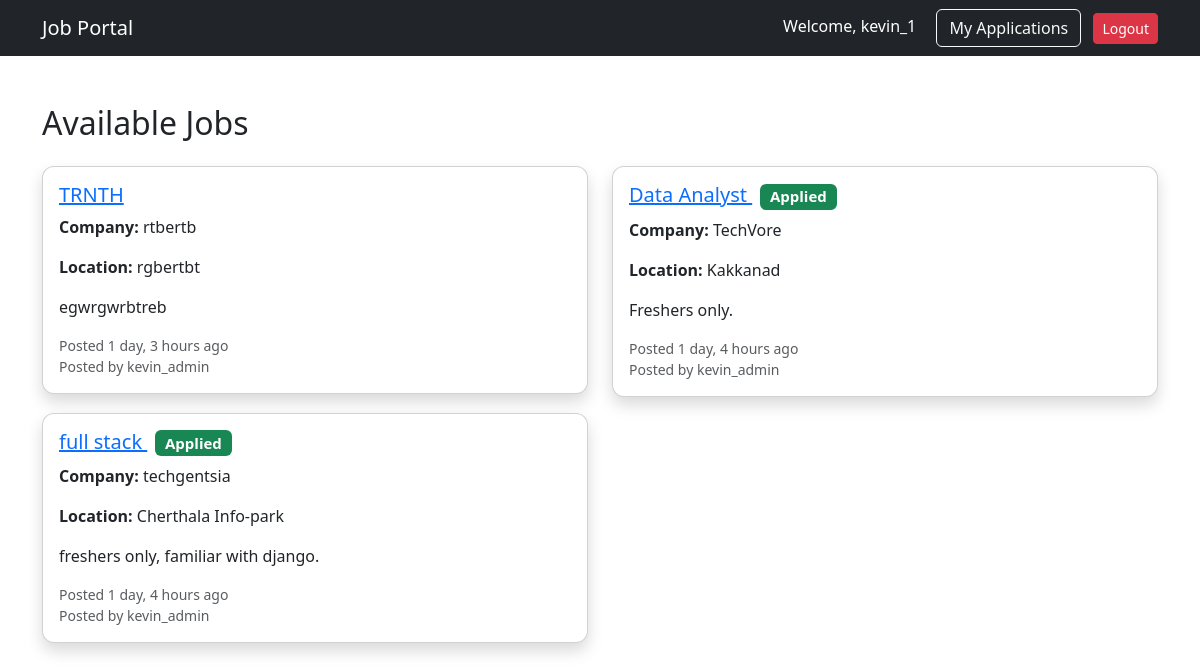
The app's page /jobs/ (signed in), older data.
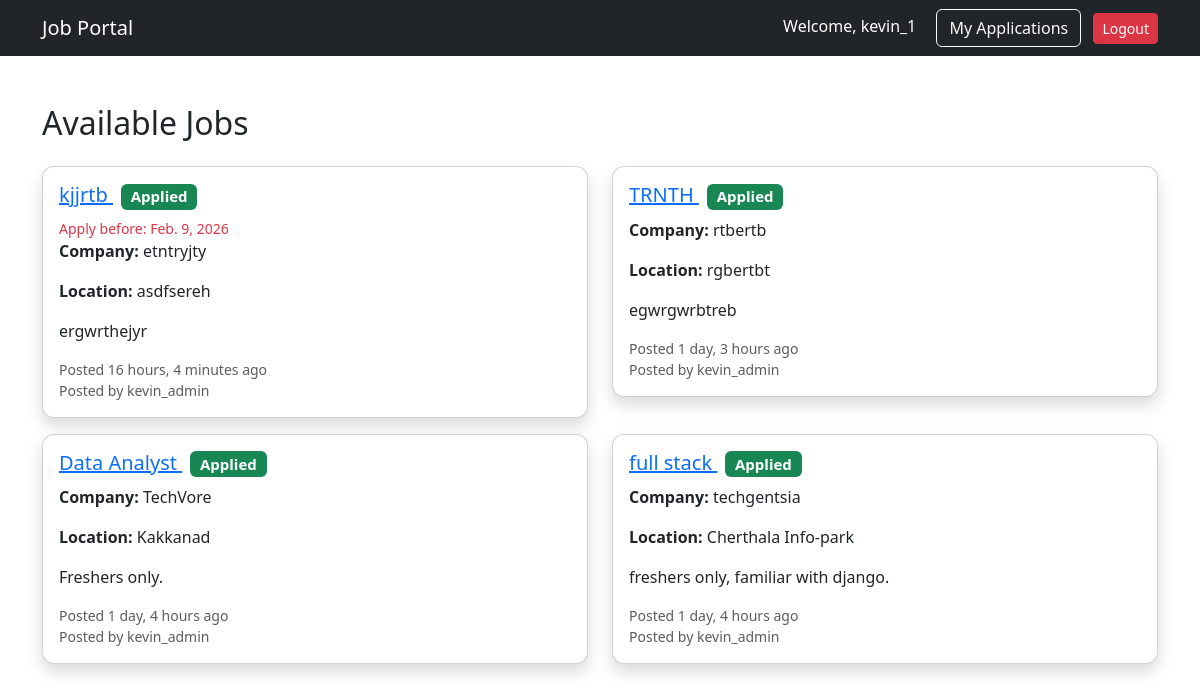
The same page, newer data.
### jobs/models.py (models this page shows, shortened)
class Job(models.Model):
    recruiter = models.ForeignKey(
        settings.AUTH_USER_MODEL,
        on_delete=models.CASCADE
    )
    title = models.CharField(max_length=200)
    company = models.CharField(max_length=200)
    location = models.CharField(max_length=200)
    description = models.TextField()
    salary = models.CharField(max_length=100, blank=True)
    created_at = models.DateTimeField(auto_now_add=True)
    application_deadline = models.DateField(null=True, blank=True)

### accounts/models.py (models this page shows)
class CustomUser(AbstractUser):
    ROLE_CHOICES = (
        ('jobseeker', 'Job Seeker'),
        ('recruiter', 'Recruiter'),
    )
    role = models.CharField(
        max_length=20,
        choices=ROLE_CHOICES,
        default='jobseeker'
    )

### jobs/views.py (the view)
# urls.py: path('', views.job_list, name='job_list'),
@login_required
def job_list(request):
    jobs = Job.objects.all().order_by("-created_at")
    applied_jobs = Application.objects.filter(
        user=request.user
    ).values_list("job_id", flat=True)
    context = {
        "jobs": jobs,
        "applied_jobs": applied_jobs,
    }
    return render(request, "jobs/job_list.html", context)

### templates/jobs/job_list.html (shortened to what this page needs)
{% extends "base.html" %} {% block content %}
<h2 class="mb-4">Available Jobs</h2>
<div class="row">
  {% for job in jobs %}
  <div class="col-md-6 mb-3">
    <div class="card shadow p-3">
      <h5>
        <a href="{% url 'job_detail' job.id %}"> {{ job.title }} </a>
        {% if job.id in applied_jobs %}
            <span class="badge bg-success ms-2">
                Applied
            </span>
        {% endif %}
      </h5>
      {% if job.application_deadline %}
            <small class="text-danger">
                Apply before: {{ job.application_deadline }}
            </small>
        {% endif %}
      <p><strong>Company:</strong> {{ job.company }}</p>
      <p><strong>Location:</strong> {{ job.location }}</p>
      <p>{{ job.description|truncatewords:20 }}</p>
      <small class="text-muted">
            Posted {{ job.created_at|timesince }} ago
        </small>
      <small class="text-muted"> Posted by {{ job.recruiter.username }} </small>
    </div>
  </div>
  {% empty %}
  <p>No jobs available.</p>
  {% endfor %}
</div>
{% endblock %}

Row changes from the older to the newer data that the page shows:
added Job: title "kjjrtb", shows "Applied", application_deadline "Feb. 9, 2026", company "etntryjty", location "asdfsereh", description "ergwrthejyr", created_at "16 hours, 4 minutes", recruiter.username "kevin_admin"
shown differently, row unchanged: Job "TRNTH": now shows "Applied"
